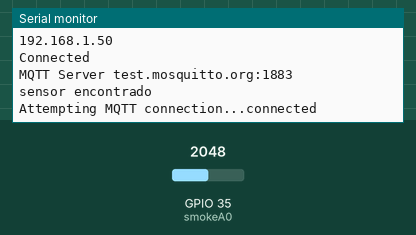
Recording of a sketch running on a simulated ESP32. Shown: the last lines printed to the serial monitor. Inputs (shaded band) come from the test bench; at power-on: GPIO 35 (smokeA0) = 2048. WiFi joins after 1.5 s; servers stay silent unless stated; network time is answered at once with the bench clock; the local clock reads 2024-03-15 10:24:30 at power-on unless the sketch sets it; no MQTT or app messages arrive unless stated.

Above: at 2.7 s.
2.8 s: GPIO 35 (smokeA0) set to 1360
At 4.4 s:
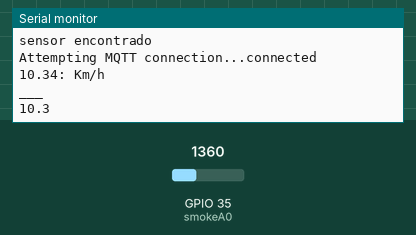
5.1 s: GPIO 35 (smokeA0) set to 1440
At 7.1 s:
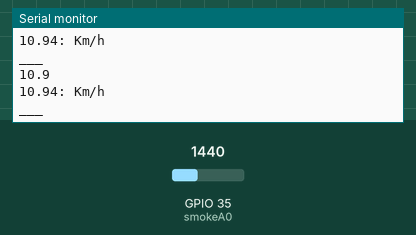
Timing chart, 0 to 8.6 s (numbered marks = the images above; inputs shaded):
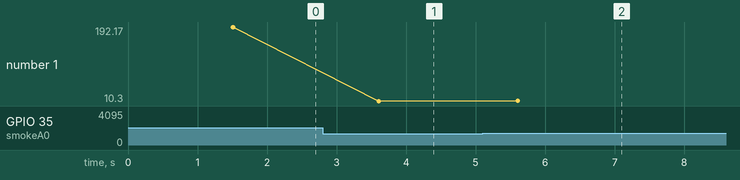

Measured:
- after the input at 2.8 s, the serial monitor: prints a new line after 0.80 s (image 1)
- after the input at 5.1 s, the serial monitor: prints a new line after 0.50 s (image 2)
- plotted number 1: 192.17 → 10.3 after the input at 2.8 s, 10.3 → 10.9 after the input at 5.1 s

The sketch:

Com_Test_completo.ino
```cpp
/*
 *TEST COMPLETO
 *SENSORES: MQ2, ANEMOMETRO,TL05i
 *PARA MEDICION DE: GAS, VELOCIDAD DEL VIENTO, TEMPERATURA Y HUMEDAD
*/

#include <WiFi.h>
#include <PubSubClient.h> //Libreria para publicación y recepción de datos. (Buscar como PubSubClient)
#include <Wire.h>         //Conexión de dispositivos I2C
#include <NTPClient.h> //Libreria NTPClient(instalar) Es para darle la hora al programa
#include <WiFiUdp.h> //includio en la libreria NTPClient
#include "Adafruit_SHT31.h"

Adafruit_SHT31 sensor = Adafruit_SHT31();

WiFiUDP ntpUDP;//(parte del proceso de conexión al wifi)
NTPClient timeClient(ntpUDP);

const char *ssid = " "; // Nombre del SSID
const char *password = " "; // Contraseña
                                      //Modificar al nombre que se asigne en el dashboard.
#define TEAM_NAME "com/Cindy/002"  //  proyecto/usuario/no.estacion (a donde se enviará la información)
String output;

//*********************************************************
//***************  INFO DEL SERVER  ***********************
//*********************************************************
const char *mqtt_server = "test.mosquitto.org"; //broker al que conectamos
int mqtt_port = 1883;

char msg[50];
char topic_name[250];
char msg_r[50];
char temperaturenow [15];
char humiditynow [15];
char gas[15];
char velo1now[15];

//variables sensor gas
int smokeA0 = 35;
int sensorThres = 1400;

//Variables Anemometro
float veloc1=35;
int tiempo=0;
int cnt=0;
float v1=0;
float v2=0;
int INTERNAL;
#define analogReference;

// network variables
WiFiClient espClient;
PubSubClient mqtt_client(espClient);

void setup() {
  pinMode(smokeA0,INPUT);
  Serial.begin(115200);
  Wire.begin(21, 22); // Pines I2C del ESP32
  Serial.println("Conectando a WiFi");
  //iniciar Wifi
  setupWiFi();
  //Setup para MQTT
  Serial.println("Activando MQTT");
  setupMQTT();
  //Inicia la hora
  timeClient.begin();
  timeClient.setTimeOffset(-21600);

if(sensor.begin(0x44)){
  Serial.println("sensor encontrado");
  }
  else{
    Serial.println("sensor no encontrado");
    }
}
  boolean publicar_flag = true;  //flag utilizada para el tiempo

void loop() {

   if (!mqtt_client.connected())
  {
    reconnect();
    delay(2000);
  }
   mqtt_client.loop();
   timeClient.update();

   v1 =(analogRead(35)); // lectura de sensor a0
veloc1 = (v1*0.0076);


//Se publican los datos cada 1 min.
if((timeClient.getMinutes() % 1 == 00) && (timeClient.getSeconds() == 00) && publicar_flag)
{

    Serial.println("Datos publicados en MQQTT Server: ");
    publicarDatos();
    publicar_flag=false;
}
  else if (timeClient.getSeconds() != 00)
  {
    publicar_flag = true;
  }
    //Velocidad
    Serial.print(veloc1);  //muestra la velocidad del viento en el LCD
    Serial.println(": Km/h");
    Serial.println("___");
    if (veloc1>v2){
      v2=veloc1;
      Serial.println (v2,1); // muestra la velocidad maxima que alcanzo
    }
    delay(1000);

  //gas

  /*int analogSensor = analogRead(smokeA0);  //funcion de gas
  Serial.print("Nivel de Toxicidad= ");
  Serial.println(analogSensor);

  if(analogSensor>sensorThres){
   //Serial.println("peligro");
  }

  else
  {
    //Serial.println("normal");
  }*/


}

//*********************************************************
//****************  CONEXION WIFI  ************************
//*********************************************************
void setupWiFi(){
   //Inicializamos WiFi
  Serial.print("Connecting to ");
  Serial.println(ssid);
  WiFi.mode(WIFI_STA);
  WiFi.begin(ssid, password);
  //Si aún no está establecida la conexión enviará puntos cada 500ms
  while (WiFi.status() != WL_CONNECTED) {
    delay(500);
    Serial.print(".");
  }
  Serial.println("");
  Serial.println("WiFi connected");
  Serial.println("IP address: ");
  Serial.println(WiFi.localIP());
  //Fin de la inicialización WiFi
}

//*********************************************************
//*****************  CONEXION MQTT  ***********************
//*********************************************************
void setupMQTT() {
  delay(10);
  // Iniciamos la conexion WiFi con la Red que colocamos
  Serial.println();
  Serial.print("Connecting to ");
  Serial.println(ssid);

  WiFi.begin(ssid,password);

  while (WiFi.status() != WL_CONNECTED) {
    delay(500);
    Serial.print(".");
  }

  Serial.println("");
  Serial.println("WiFi connected");
  Serial.println("IP address: ");
  Serial.println(WiFi.localIP());

//servidor anteriormente mencionado
  mqtt_client.setServer(mqtt_server, mqtt_port);
  mqtt_client.setCallback(callback);

 Serial.println("Connected ");
 Serial.print("MQTT Server ");
 Serial.print(mqtt_server);
 Serial.print(":");
 Serial.println(String(mqtt_port));
}

//*********************************************************
//**************  FUNCION PUBLICAR DATOS  *****************
//*********************************************************
void publicarDatos(){
float temp = sensor.readTemperature();
float hume = sensor.readHumidity();
float analogSensor = analogRead(smokeA0);

Serial.println(temp);
Serial.println(hume);
Serial.println(analogSensor);
Serial.println(veloc1);

 dtostrf(temp,7, 3, temperaturenow); //// convert float to char ->temp
 dtostrf(hume,7, 3, humiditynow); //// convert float to char ->hume
 dtostrf(analogSensor,7, 3, gas); //// convert float to char ->gas
 dtostrf(veloc1,7, 3, velo1now); //// convert float to char ->viento
  mqtt_client.publish(getTopic("temp"), temperaturenow); //Publicando
  mqtt_client.publish(getTopic("hume"), humiditynow);
  mqtt_client.publish(getTopic("gas"), gas);
  mqtt_client.publish(getTopic("ane"), velo1now);
  publicar_flag=false;
}

char *getTopic(char *topic)
{
  sprintf(topic_name, "%s/%s", TEAM_NAME, topic);
  Serial.println(topic_name); //Revisando el topic que se está mandando
  return topic_name;
}

//*********************************************************
//***************  FUNCION CALLBACK  **********************
//*********************************************************
void callback(char *topic, byte *payload, unsigned int length)
{
  Serial.print("Message arrived [");
  Serial.print(topic);
  Serial.print("] ");
  for (int i = 0; i < length; i++)
  {
    Serial.print((char)payload[i]);
  }
 Serial.println();
}

void publish(char *topic, char *payload)
{
  mqtt_client.publish(topic, payload);
}

//*********************************************************
//*************  FUNCION RECONECTAR MQTT  *****************
//*********************************************************
void reconnect()
{
  // Loop until we're reconnected
  while (!mqtt_client.connected())
  {
    Serial.print("Attempting MQTT connection...");
    // Attempt to connect

  if(mqtt_client.connect("ESP32Client6")){  //Colocar nombre Unico
      Serial.println("connected");
    }
    else{
   Serial.print("failed, rc=");
   Serial.print(mqtt_client.state());
   Serial.println(" try again in 5 seconds");
   // Wait 5 seconds before retrying
   delay(5000);
    }
  }
}
```
